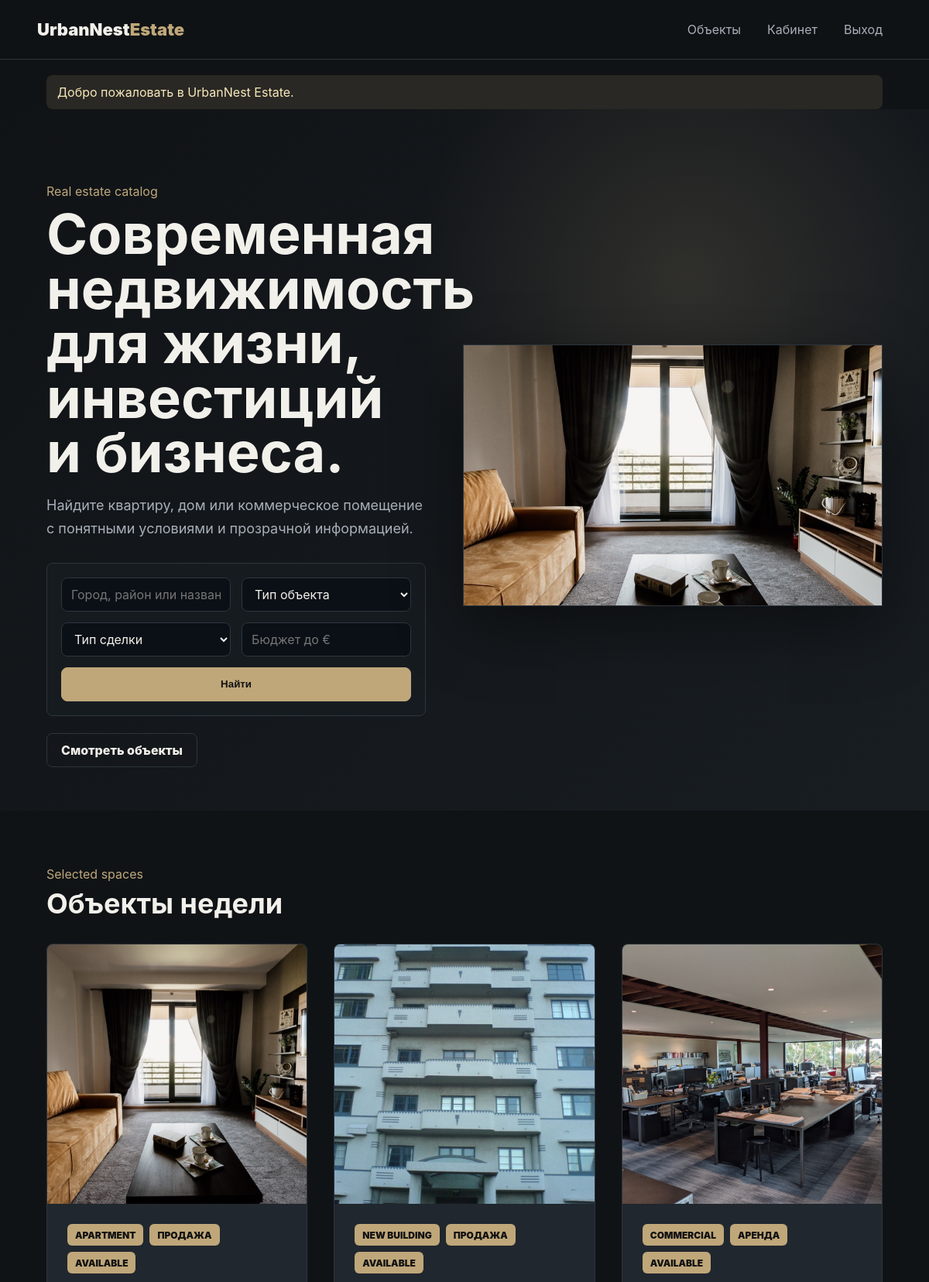
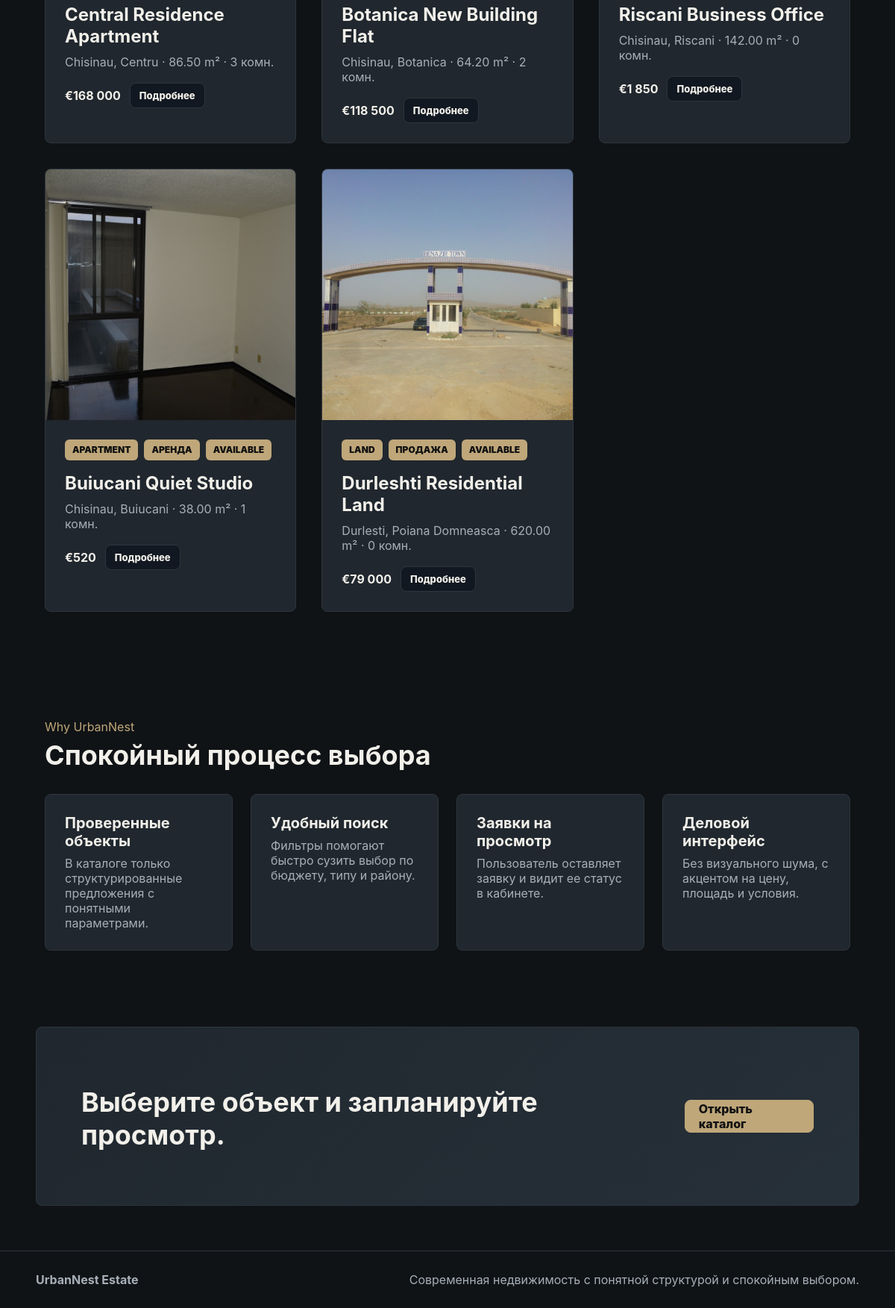
Screenshot of / (signed in) with the database file from the repository (2 pictures, top to bottom).
### tables this page shows
CREATE TABLE properties (
  id INT AUTO_INCREMENT PRIMARY KEY,
  title VARCHAR(180) NOT NULL,
  property_type_id INT NOT NULL,
  deal_type ENUM('sale', 'rent') NOT NULL,
  city VARCHAR(100) NOT NULL,
  district VARCHAR(120) NOT NULL,
  address VARCHAR(180) NOT NULL,
  rooms INT NOT NULL DEFAULT 0,
  area DECIMAL(8,2) NOT NULL,
  floor INT NOT NULL DEFAULT 0,
  total_floors INT NOT NULL DEFAULT 0,
  price DECIMAL(12,2) NOT NULL,
  status ENUM('available', 'reserved', 'sold', 'rented', 'hidden') NOT NULL DEFAULT 'available',
  image VARCHAR(500) NOT NULL,
  description TEXT NOT NULL,
  created_at DATETIME NOT NULL,
  updated_at DATETIME NOT NULL,
  CONSTRAINT fk_properties_type FOREIGN KEY (property_type_id) REFERENCES property_types(id)
);

CREATE TABLE property_types (
  id INT AUTO_INCREMENT PRIMARY KEY,
  name VARCHAR(80) NOT NULL,
  description TEXT,
  created_at DATETIME NOT NULL
);

### app/core/helpers.php (called while the page is built, shortened)
<?php
function e(mixed $value): string
{
    return htmlspecialchars((string)$value, ENT_QUOTES, 'UTF-8');
}
function url(string $path = ''): string
{
    return BASE_URL . ($path ? '/' . ltrim($path, '/') : '');
}
function mediaUrl(?string $path): string
{
    $path = trim((string)$path);
    return url($path);
}
function view(string $view, array $data = []): void
{
    require __DIR__ . '/../views/layouts/main.php';
}

### app/controllers/HomeController.php (called while the page is built)
<?php
class HomeController
{
    public function index(): void
    {
        view('home/index', [
            'title' => 'Современный каталог недвижимости',
            'properties' => (new Property())->featured(6),
            'types' => (new PropertyType())->all(),
        ]);
    }
}

### app/models/Property.php (called while the page is built, shortened)
<?php
class Property
{
    private PDO $db;
    public function __construct()
    {
        $this->db = Database::getConnection();
    }
    public function featured(int $limit = 6): array
    {
        $stmt = $this->db->prepare("SELECT properties.*, property_types.name AS type_name FROM properties LEFT JOIN property_types ON property_types.id = properties.property_type_id WHERE properties.status = 'available' ORDER BY properties.created_at DESC LIMIT ?");
        $stmt->bindValue(1, $limit, PDO::PARAM_INT);
        $stmt->execute();
        return $stmt->fetchAll();
    }
}

### app/core/Database.php (called while the page is built)
<?php
class Database
{
    private static ?PDO $connection = null;
    public static function getConnection(): PDO
    {
        if (self::$connection === null) {
            $dsn = 'mysql:host=' . DB_HOST . ';dbname=' . DB_NAME . ';charset=utf8mb4';
            self::$connection = new PDO($dsn, DB_USER, DB_PASS, [
                PDO::ATTR_ERRMODE => PDO::ERRMODE_EXCEPTION,
                PDO::ATTR_DEFAULT_FETCH_MODE => PDO::FETCH_ASSOC,
            ]);
        }
        return self::$connection;
    }
}

### app/views/properties/_card.php (the view)
<article class="property-card">
    <img src="<?= e(mediaUrl($property['image'])) ?>" alt="<?= e($property['title']) ?>">
    <div class="card-body">
        <div class="badges">
            <span><?= e($property['type_name'] ?? 'Property') ?></span>
            <span class="deal deal-<?= e($property['deal_type']) ?>"><?= $property['deal_type'] === 'sale' ? 'Продажа' : 'Аренда' ?></span>
            <span class="status status-<?= e($property['status']) ?>"><?= e($property['status']) ?></span>
        </div>
        <h3><?= e($property['title']) ?></h3>
        <p><?= e($property['city']) ?>, <?= e($property['district']) ?> · <?= e($property['area']) ?> m² · <?= e($property['rooms']) ?> комн.</p>
        <div class="card-bottom">
            <strong>€<?= e(number_format((float)$property['price'], 0, '.', ' ')) ?></strong>
            <a class="btn small" href="<?= url('properties/' . $property['id']) ?>">Подробнее</a>
        </div>
    </div>
</article>

### app/views/home/index.php (shortened to what this page needs)
<section class="hero">
    <div class="hero-copy">
        <span class="eyebrow">Real estate catalog</span>
        <h1>Современная недвижимость для жизни, инвестиций и бизнеса.</h1>
        <p>Найдите квартиру, дом или коммерческое помещение с понятными условиями и прозрачной информацией.</p>
        <form class="quick-search" method="get" action="<?= url('properties') ?>">
            <input name="q" placeholder="Город, район или название">
            <select name="property_type_id">
                <option value="">Тип объекта</option>
            </select>
            <select name="deal_type">
                <option value="">Тип сделки</option>
            </select>
            <input type="number" name="max_price" placeholder="Бюджет до €">
            <button class="btn primary" type="submit">Найти</button>
        </form>
        <div class="actions">
            <a class="btn ghost" href="<?= url('properties') ?>">Смотреть объекты</a>
        </div>
    </div>
    <div class="hero-media">
        <img src="<?= e(mediaUrl('assets/img/properties/apartment-central-residence.jpg')) ?>" alt="UrbanNest property">
    </div>
</section>
<section class="section">
    <div class="section-head">
        <span class="eyebrow">Selected spaces</span>
        <h2>Объекты недели</h2>
    </div>
    <div class="property-grid">
        <?php foreach ($properties as $property): ?>
            <?php require __DIR__ . '/../properties/_card.php'; ?>
        <?php endforeach; ?>
    </div>
</section>
<section class="section">
    <div class="section-head">
        <span class="eyebrow">Why UrbanNest</span>
        <h2>Спокойный процесс выбора</h2>
    </div>
    <div class="feature-grid">
        <article><strong>Проверенные объекты</strong><span>В каталоге только структурированные предложения с понятными параметрами.</span></article>
        <article><strong>Удобный поиск</strong><span>Фильтры помогают быстро сузить выбор по бюджету, типу и району.</span></article>
        <article><strong>Заявки на просмотр</strong><span>Пользователь оставляет заявку и видит ее статус в кабинете.</span></article>
        <article><strong>Деловой интерфейс</strong><span>Без визуального шума, с акцентом на цену, площадь и условия.</span></article>
    </div>
</section>
<section class="cta">
    <h2>Выберите объект и запланируйте просмотр.</h2>
    <a class="btn primary" href="<?= url('properties') ?>">Открыть каталог</a>
</section>

### public/assets/css/style.css (style rules this page uses)
:root { --bg: #101316; --panel: #181D22; --card: #20272E; --line: #2D353D; --text: #F2F0EA; --muted: #A8AFB8; --accent: #BFA77A; --accent-dark: #B87333; --green: #6F8F72; --danger: #ff4d4d; }
input[type=number] { -moz-appearance: textfield; }
* { box-sizing: border-box; }
body { margin: 0; font-family: Inter, Arial, sans-serif; background: var(--bg); color: var(--text); }
a { color: inherit; text-decoration: none; }
img { display: block; max-width: 100%; }
.brand span, .eyebrow { color: var(--accent); }
.hero { display: grid; grid-template-columns: minmax(0, 0.95fr) minmax(300px, 1.05fr); gap: clamp(24px, 4vw, 56px); align-items: center; padding: clamp(56px, 8vw, 104px) clamp(20px, 5vw, 78px) 56px; background: radial-gradient(circle at 74% 24%, rgba(191, 167, 122, 0.16), transparent 32%), linear-gradient(135deg, #101316 0%, #181D22 100%); }
.hero-copy { min-width: 0; }
.hero h1, .page-head h1, .detail-info h1 { margin: 10px 0 16px; font-size: clamp(38px, 6vw, 74px); line-height: 0.98; letter-spacing: 0; }
.hero p, .page-head p, .lead { color: var(--muted); font-size: 18px; line-height: 1.7; }
.hero-media img { width: 100%; aspect-ratio: 16 / 10; object-fit: cover; border: 1px solid var(--line); box-shadow: 0 28px 80px rgba(0, 0, 0, 0.45); }
.quick-search { display: grid; grid-template-columns: repeat(2, minmax(0, 1fr)); gap: 14px; margin: 28px 0 22px; padding: 18px; border: 1px solid var(--line); border-radius: 8px; background: rgba(24, 29, 34, 0.74); }
.quick-search .btn { width: 100%; grid-column: 1 / -1; }
.actions, .card-bottom, .price-line, .table-actions { display: flex; align-items: center; gap: 12px; flex-wrap: wrap; }
.btn { display: inline-flex; align-items: center; justify-content: center; min-height: 44px; padding: 0 18px; border: 1px solid var(--line); border-radius: 8px; color: var(--text); background: #111821; font-weight: 800; cursor: pointer; }
.btn.primary { color: #111; border-color: var(--accent); background: var(--accent); }
.btn.ghost { background: transparent; }
.btn.small { min-height: 34px; padding: 0 12px; font-size: 13px; }
.section, .page-head, .property-detail, .auth-page, .panel, .cta, .empty-state, .flash-wrap { padding: clamp(44px, 6vw, 86px) clamp(20px, 5vw, 78px); }
.section-head { margin-bottom: 30px; }
.section-head h2, .cta h2, .panel h2 { margin: 6px 0 0; font-size: clamp(26px, 3vw, 40px); }
.feature-grid, .steps, .stats-grid { display: grid; grid-template-columns: repeat(4, minmax(0, 1fr)); gap: 24px; }
.feature-grid article, .steps div, .stats-grid article, .panel, .form-card, .empty-state { border: 1px solid var(--line); background: var(--card); border-radius: 8px; }
.feature-grid article, .steps div, .stats-grid article { padding: 26px; }
.feature-grid span, .steps span, .stats-grid span, .muted { color: var(--muted); }
.feature-grid strong, .steps b, .stats-grid strong { display: block; margin-bottom: 8px; font-size: 20px; }
.property-grid { display: grid; grid-template-columns: repeat(3, minmax(0, 1fr)); gap: 34px; }
.property-card { overflow: hidden; border: 1px solid var(--line); border-radius: 8px; background: var(--card); transition: transform 0.2s ease, border-color 0.2s ease; }
.property-card img { width: 100%; aspect-ratio: 1 / 1; object-fit: cover; }
.card-body { padding: 26px; }
.property-card h3 { margin: 16px 0 10px; font-size: 24px; }
.property-card p { margin: 0 0 18px; color: var(--muted); }
.badges { display: flex; gap: 8px; flex-wrap: wrap; }
.badges span, .status { display: inline-flex; align-items: center; min-height: 28px; padding: 0 10px; border-radius: 6px; color: #111; background: var(--accent); font-size: 12px; font-weight: 900; text-transform: uppercase; }
.status-confirmed, .status-closed, .status-available, .status-contacted, .status-scheduled { color: #fff; background: var(--green); }
.deal { color: #111; background: var(--accent); }
.deal-rent { color: #fff; background: var(--accent-dark); }
.cta { display: flex; justify-content: space-between; align-items: center; gap: 20px; margin: 30px clamp(18px, 4vw, 64px) 60px; background: linear-gradient(135deg, var(--card), #263039); border: 1px solid var(--line); border-radius: 8px; }
input, select, textarea { width: 100%; min-height: 44px; padding: 10px 12px; border: 1px solid var(--line); border-radius: 8px; color: var(--text); background: #0b1016; font: inherit; }

### rows the page displays
properties: image (picture), property_type.name "APARTMENT", deal_type "ПРОДАЖА", status "AVAILABLE", title "Central Residence Apartment", city "Chisinau", district "Centru", area "86.50", rooms "3", price "168 000"
properties: image (picture), property_type.name "NEW BUILDING", deal_type "ПРОДАЖА", status "AVAILABLE", title "Botanica New Building Flat", city "Chisinau", district "Botanica", area "64.20", rooms "2", price "118 500"
properties: image (picture), property_type.name "COMMERCIAL", deal_type "АРЕНДА", status "AVAILABLE", title "Riscani Business Office", city "Chisinau", district "Riscani", area "142.00", rooms "0", price "1 850"
properties: image (picture), property_type.name "APARTMENT", deal_type "АРЕНДА", status "AVAILABLE", title "Buiucani Quiet Studio", city "Chisinau", district "Buiucani", area "38.00", rooms "1", price "520"
properties: image (picture), property_type.name "LAND", deal_type "ПРОДАЖА", status "AVAILABLE", title "Durleshti Residential Land", city "Durlesti", district "Poiana Domneasca", area "620.00", rooms "0", price "79 000"

### other values shown
$flash['message'] "Добро пожаловать в UrbanNest Estate."
